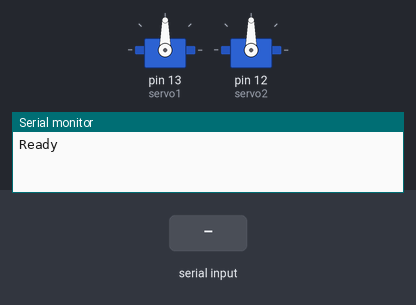
Bench run of a sketch on a simulated Arduino Uno, built with avr-gcc and run on an emulated ATmega328P. On the bench: 2 × servo, the last lines printed to the serial monitor. Inputs (shaded band) come from the test bench.

Above: at 1.2 s.
1.3 s: "c" received over Serial
At 2.0 s:
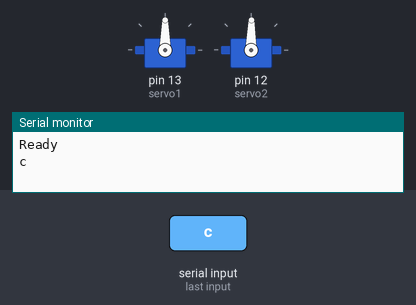
2.8 s: "a90\n" received over Serial
At 3.2 s:
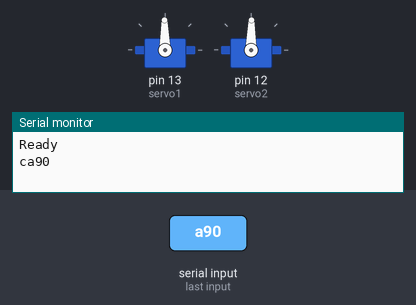
4.3 s: "a,45\n" received over Serial
At 5.5 s:
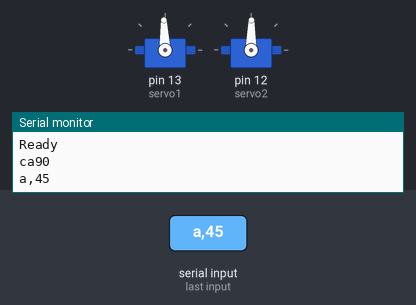
5.8 s: "z90\n" received over Serial
At 6.7 s:
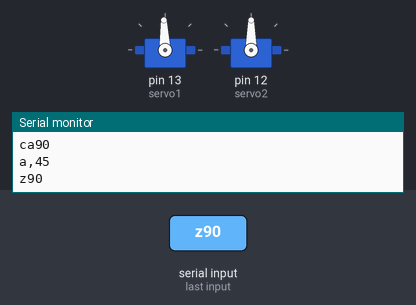
Timing chart, 0 to 8.3 s (numbered marks = the images above; inputs shaded):
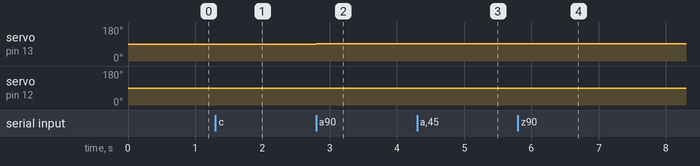

The sketch:

sketch_sep11a.ino
```cpp
#include <Servo.h>

Servo servo1; Servo servo2;


void setup() {

  pinMode(1,OUTPUT);
  servo1.attach(13); //analog pin 0
  //servo1.setMaximumPulse(2000);
  //servo1.setMinimumPulse(700);

  servo2.attach(12); //analog pin 1
  Serial.begin(115200);
  Serial.println("Ready");

}

void loop() {

  static int v = 0;

  static int rp = 90;
  static int lp = 90;

  int d = 1;

  if ( Serial.available()) {
    char ch = Serial.read();

    switch(ch) {
      case '0'...'9':
        v = v * 10 + ch - '0';
        break;
      case 's':
        servo1.write(rp);
        break;
      case 'a':
        rp = rp + d;
        if(rp > 160){
          rp = 160;
        }
        servo1.write(rp);
        break;
      case 'd':
        rp = rp - d;;
        if(rp < 20){
          rp = 20;
        }
        servo1.write(rp);
        break;
      case 'x':
        servo2.write(lp);
        break;
      case 'z':
        lp = lp + d;
        if(lp > 160){
          lp = 160;
        }
        servo2.write(lp);
        break;
      case 'c':
        lp = lp - d;
        if(lp < 20){
          lp = 20;
        }
        servo2.write(lp);
        break;
      default:
        break;
    }
    Serial.write(ch);
  }

  //Servo::refresh();

}
```

Measured:
- after the input at 1.3 s, servo on pin 12 (servo2): 90° → 89° at once
- after the input at 2.8 s, servo on pin 13 (servo1): 90° → 91° at once
- after the input at 4.3 s, servo on pin 13 (servo1): 91° → 92° at once
- after the input at 5.8 s, servo on pin 12 (servo2): 89° → 90° at once
